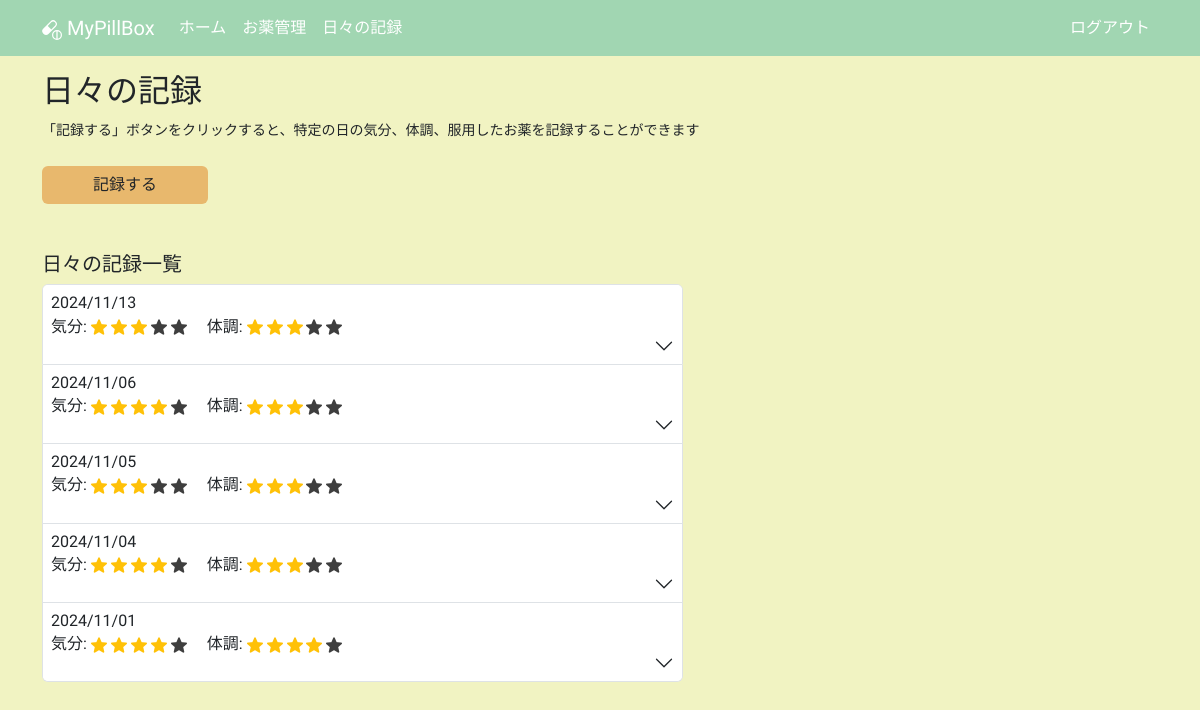
Page /daily_logs (signed in) on the earlier database version.
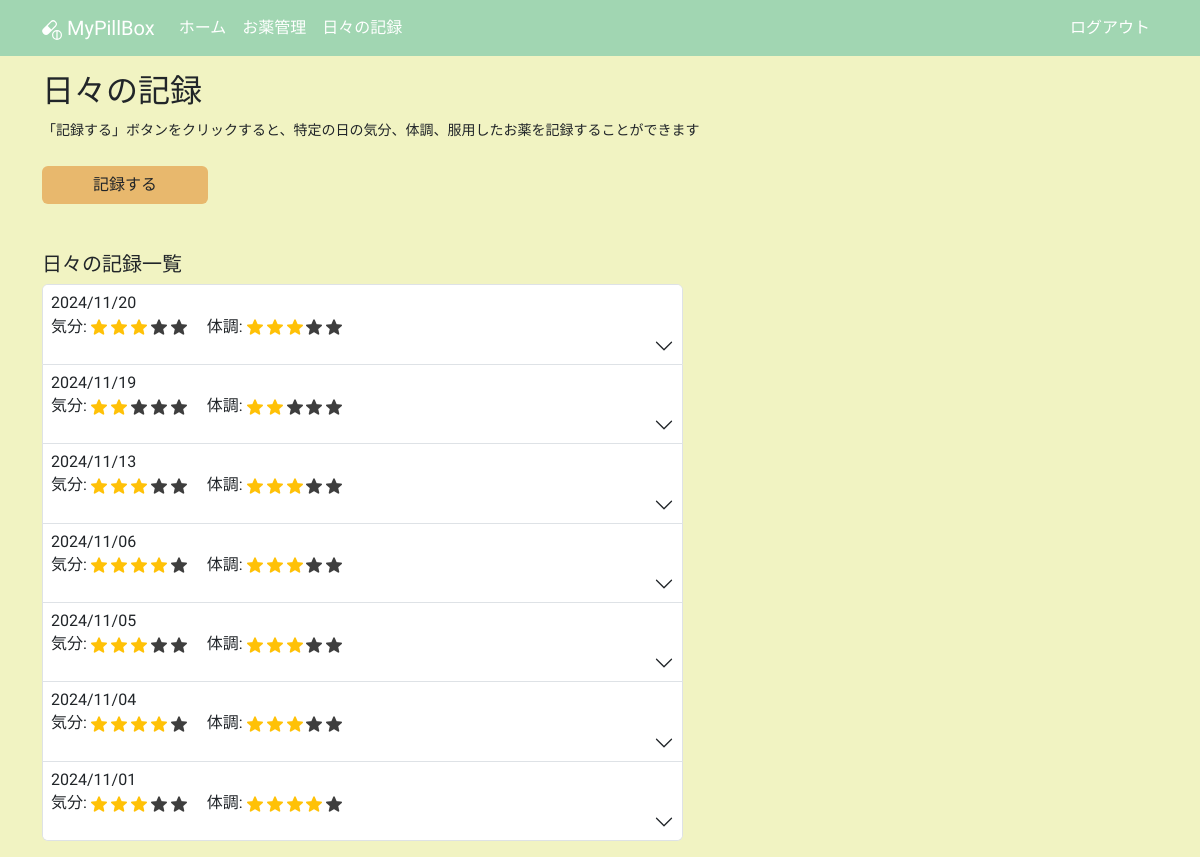
Same page on the later database version.
### app/models.py (models this page shows, shortened)
class DailyLog(db.Model):
    __tablename__ = "daily_logs"
    id: so.Mapped[int] = so.mapped_column(primary_key=True)
    date: so.Mapped[datetime.date] = so.mapped_column(sa.Date)
    mood: so.Mapped[int]
    condition: so.Mapped[int]
    user_id: so.Mapped[int] = so.mapped_column(sa.ForeignKey(User.id))
    user: so.Mapped[User] = so.relationship(back_populates="daily_logs")
    daily_log_details: so.Mapped[list["DailyLogDetail"]] = so.relationship(
        cascade="all, delete-orphan", back_populates="daily_log"
    )

### app/routes.py (the view)
@app.route("/daily_logs")
@login_required
def daily_logs():
    title = "日々の記録"
    query = (
        sa.select(DailyLog)
        .where(DailyLog.user == current_user)
        .order_by(DailyLog.date.desc())
    )
    daily_logs = db.session.scalars(query).all()
    for log in daily_logs:
        log.all_doses_zero = all(detail.dose == 0.0 for detail in log.daily_log_details)
    return render_template("daily_logs.html", daily_logs=daily_logs, title=title)

### app/models.py (called while the page is built)
@login.user_loader
def load_user(id):
    return db.session.get(User, int(id))

### app/templates/daily_logs.html (shortened to what this page needs)
{% extends "base.html" %}
{% block content %}
  <div class="mb-4">
    <h2 class="mb-2">日々の記録</h2>
    <p>
      <small>「記録する」ボタンをクリックすると、特定の日の気分、体調、服用したお薬を記録することができます</small>
    </p>
  </div>
  <div class="row">
    <div class="col-5 col-lg-2 mb-5">
      <a href="{{ url_for('create_daily_log') }}" class="btn btn-custom w-100">記録する</a>
    </div>
  </div>
  <div class="row">
    <div class="col-12 col-lg-7 mb-3">
      <h5 class="mb-2">日々の記録一覧</h5>
      {% if not daily_logs %}
        <small class="text-secondary">記録はまだありません</small>
      {% else %}
        <div class="accordion" id="accordionDailyLog">
          {% for daily_log in daily_logs %}
            <div class="accordion-item">
              <h2 class="accordion-header">
                <button class="accordion-button collapsed d-flex flex-column align-items-start p-2"
                        type="button"
                        data-bs-toggle="collapse"
                        data-bs-target="#collapse{{ loop.index }}"
                        aria-expanded="false"
                        aria-controls="collapse{{ loop.index }}">
                  <span class="pb-1">{{ daily_log.date.strftime("%Y/%m/%d") }}</span>
                  <span>気分:
                    {% for i in range(0, daily_log.mood) %}
                      <img src="{{ url_for('static', filename='images/star_on.png') }}"
                           class="star-display rating-checked"
                           alt="star">
                    {% endfor %}
                    {% if daily_log.mood < 5 %}
                      {% for i in range(daily_log.mood, 5) %}
                        <img src="{{ url_for('static', filename='images/star_on.png') }}"
                             class="star-display"
                             alt="star">
                      {% endfor %}
                    {% endif %}
                    　体調:
                    {% for i in range(0, daily_log.condition) %}
                      <img src="{{ url_for('static', filename='images/star_on.png') }}"
                           class="star-display rating-checked"
                           alt="star">
                    {% endfor %}
                    {% if daily_log.condition < 5 %}
                      {% for i in range(daily_log.condition, 5) %}
                        <img src="{{ url_for('static', filename='images/star_on.png') }}"
                             class="star-display"
                             alt="star">
                      {% endfor %}
                    {% endif %}
                  </span>
                </button>
              </h2>
            </div>
          {% endfor %}
        </div>
      {% endif %}
    </div>
  </div>
{% endblock content %}

### app/templates/base.html (shortened to what this page needs)
<!DOCTYPE html>
<html lang="ja">
  <head>
    <link rel="stylesheet"
          href="{{ url_for('static', filename='css/bootstrap.min.css') }}">
  </head>
  <body>
    <nav class="navbar navbar-expand-lg navbar-dark">
      <div class="container">
        <a class="navbar-brand" href="{{ url_for('index') }}">
          MyPillBox
        </a>
        <div class="collapse navbar-collapse" id="navbarSupportedContent">
          <ul class="navbar-nav me-auto mb-2 mb-lg-0">
            <li class="nav-item">
              <a class="nav-link" aria-current="page" href="{{ url_for('index') }}">ホーム</a>
            </li>
            <li class="nav-item">
              <a class="nav-link"
                 aria-current="page"
                 href="{{ url_for('medicines') }}">お薬管理</a>
            </li>
            <li class="nav-item">
              <a class="nav-link"
                 aria-current="page"
                 href="{{ url_for('daily_logs') }}">日々の記録</a>
            </li>
          </ul>
          <ul class="navbar-nav mb-2 mb-lg-0">
            <li class="nav-item">
              <a class="nav-link" aria-current="page" href="{{ url_for('logout') }}">ログアウト</a>
            </li>
          </ul>
        </div>
      </div>
    </nav>
    <div class="container mt-3">
      {% block content %}
      {% endblock content %}
    </div>
  </body>
</html>

### app/templates/base.html (style rules this page uses)
body { background-color: #F1F3C2; font-family: "Zen Maru Gothic", sans-serif; font-weight: 500; font-style: normal; }
.navbar-dark .nav-link { color: #fff !important; }
nav { background-color: #A1D6B2; }
.btn-custom { background-color: #E8B86D; font-weight: 500; }
.rating-checked { filter: none!important; }
.star-display { width: 1em; height: 1em; filter: invert(99%) sepia(1%) saturate(0%) hue-rotate(161deg) brightness(101%) contrast(104%); }
.accordion-button { font-weight: 500!important; }

Differences in the rows shown:
added DailyLog: date "2024/11/20", mood 3 (drawn), condition 3 (drawn)
added DailyLog: date "2024/11/19", mood 2 (drawn), condition 2 (drawn)
changed DailyLog (number 7 of 7 on the later page): mood 4 → 3 (drawn)
